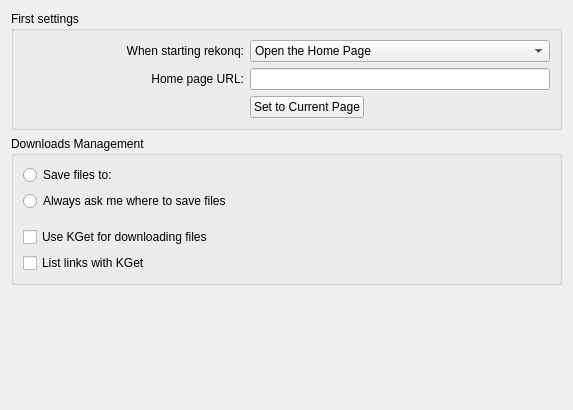
<?xml version="1.0" encoding="UTF-8"?>
<ui version="4.0">
 <class>general</class>
 <widget class="QWidget" name="general">
  <property name="geometry">
   <rect>
    <x>0</x>
    <y>0</y>
    <width>573</width>
    <height>410</height>
   </rect>
  </property>
  <property name="windowTitle">
   <string>General</string>
  </property>
  <layout class="QVBoxLayout" name="verticalLayout">
   <item>
    <widget class="QGroupBox" name="groupBox">
     <property name="title">
      <string>First settings</string>
     </property>
     <layout class="QGridLayout" name="gridLayout">
      <item row="1" column="0">
       <widget class="QLabel" name="label">
        <property name="sizePolicy">
         <sizepolicy hsizetype="Expanding" vsizetype="Preferred">
          <horstretch>0</horstretch>
          <verstretch>0</verstretch>
         </sizepolicy>
        </property>
        <property name="minimumSize">
         <size>
          <width>0</width>
          <height>0</height>
         </size>
        </property>
        <property name="layoutDirection">
         <enum>Qt::LeftToRight</enum>
        </property>
        <property name="text">
         <string>When starting rekonq:</string>
        </property>
        <property name="alignment">
         <set>Qt::AlignRight|Qt::AlignTrailing|Qt::AlignVCenter</set>
        </property>
       </widget>
      </item>
      <item row="2" column="0">
       <widget class="QLabel" name="label_2">
        <property name="sizePolicy">
         <sizepolicy hsizetype="Expanding" vsizetype="Preferred">
          <horstretch>0</horstretch>
          <verstretch>0</verstretch>
         </sizepolicy>
        </property>
        <property name="minimumSize">
         <size>
          <width>150</width>
          <height>0</height>
         </size>
        </property>
        <property name="text">
         <string>Home page URL:</string>
        </property>
        <property name="alignment">
         <set>Qt::AlignRight|Qt::AlignTrailing|Qt::AlignVCenter</set>
        </property>
       </widget>
      </item>
      <item row="2" column="1">
       <widget class="QLineEdit" name="kcfg_homePage">
        <property name="enabled">
         <bool>true</bool>
        </property>
        <property name="sizePolicy">
         <sizepolicy hsizetype="Minimum" vsizetype="Fixed">
          <horstretch>0</horstretch>
          <verstretch>0</verstretch>
         </sizepolicy>
        </property>
        <property name="minimumSize">
         <size>
          <width>300</width>
          <height>0</height>
         </size>
        </property>
       </widget>
      </item>
      <item row="3" column="1">
       <layout class="QHBoxLayout" name="horizontalLayout_3">
        <item>
         <widget class="QPushButton" name="setHomeToCurrentPageButton">
          <property name="text">
           <string>Set to Current Page</string>
          </property>
         </widget>
        </item>
        <item>
         <spacer name="horizontalSpacer">
          <property name="orientation">
           <enum>Qt::Horizontal</enum>
          </property>
          <property name="sizeHint" stdset="0">
           <size>
            <width>40</width>
            <height>20</height>
           </size>
          </property>
         </spacer>
        </item>
       </layout>
      </item>
      <item row="1" column="1">
       <widget class="QComboBox" name="kcfg_startupBehaviour">
        <property name="sizePolicy">
         <sizepolicy hsizetype="Minimum" vsizetype="Fixed">
          <horstretch>0</horstretch>
          <verstretch>0</verstretch>
         </sizepolicy>
        </property>
        <property name="minimumSize">
         <size>
          <width>300</width>
          <height>0</height>
         </size>
        </property>
        <item>
         <property name="text">
          <string>Open the Home Page</string>
         </property>
        </item>
        <item>
         <property name="text">
          <string>Open the New Tab Page</string>
         </property>
        </item>
        <item>
         <property name="text">
          <string>Restore the Last Opened Tabs</string>
         </property>
        </item>
        <item>
         <property name="text">
          <string>Show session dialog</string>
         </property>
        </item>
       </widget>
      </item>
     </layout>
    </widget>
   </item>
   <item>
    <widget class="QGroupBox" name="groupBox_4">
     <property name="title">
      <string>Downloads Management</string>
     </property>
     <layout class="QVBoxLayout" name="verticalLayout_2">
      <item>
       <layout class="QHBoxLayout" name="horizontalLayout">
        <item>
         <widget class="QRadioButton" name="askDownloadNo">
          <property name="sizePolicy">
           <sizepolicy hsizetype="Expanding" vsizetype="Preferred">
            <horstretch>0</horstretch>
            <verstretch>0</verstretch>
           </sizepolicy>
          </property>
          <property name="minimumSize">
           <size>
            <width>0</width>
            <height>0</height>
           </size>
          </property>
          <property name="text">
           <string>Save files to:</string>
          </property>
         </widget>
        </item>
        <item>
         <widget class="KUrlRequester" name="kcfg_downloadPath">
          <property name="sizePolicy">
           <sizepolicy hsizetype="Minimum" vsizetype="Preferred">
            <horstretch>0</horstretch>
            <verstretch>0</verstretch>
           </sizepolicy>
          </property>
          <property name="minimumSize">
           <size>
            <width>300</width>
            <height>0</height>
           </size>
          </property>
         </widget>
        </item>
       </layout>
      </item>
      <item>
       <widget class="QRadioButton" name="askDownloadYes">
        <property name="text">
         <string>Always ask me where to save files</string>
        </property>
       </widget>
      </item>
      <item>
       <spacer name="verticalSpacer_3">
        <property name="orientation">
         <enum>Qt::Vertical</enum>
        </property>
        <property name="sizeType">
         <enum>QSizePolicy::Fixed</enum>
        </property>
        <property name="sizeHint" stdset="0">
         <size>
          <width>20</width>
          <height>10</height>
         </size>
        </property>
       </spacer>
      </item>
      <item>
       <widget class="QCheckBox" name="kcfg_kgetDownload">
        <property name="text">
         <string>Use KGet for downloading files</string>
        </property>
       </widget>
      </item>
      <item>
       <widget class="QCheckBox" name="kcfg_kgetList">
        <property name="whatsThis">
         <string>If enabled, rekonq will display an additional context menu entry, which, when selected, lists all available links of the current website in KGet.</string>
        </property>
        <property name="text">
         <string>List links with KGet</string>
        </property>
       </widget>
      </item>
     </layout>
    </widget>
   </item>
   <item>
    <spacer name="verticalSpacer">
     <property name="orientation">
      <enum>Qt::Vertical</enum>
     </property>
     <property name="sizeHint" stdset="0">
      <size>
       <width>20</width>
       <height>179</height>
      </size>
     </property>
    </spacer>
   </item>
  </layout>
 </widget>
 <customwidgets>
  <customwidget>
   <class>KUrlRequester</class>
   <extends>QFrame</extends>
   <header>kurlrequester.h</header>
   <container>1</container>
  </customwidget>
 </customwidgets>
 <resources/>
 <connections/>
</ui>
